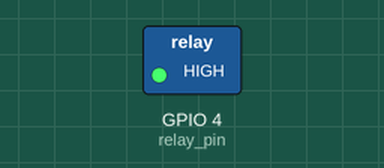
The program below on a simulated Raspberry Pi (BCM pin numbers). Parts: switched loads named in the program (green lamp = pin HIGH). The clock reads 2024-03-15 10:24:30 at power-on unless the program sets it; camera commands give no picture and take their timeout (5 s if none is given; 1 s for webcam tools).

Above: at 0.1 s.
At 96.1 s:
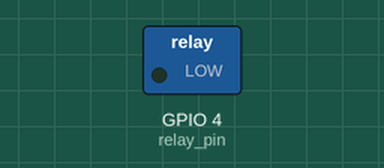
Timing chart, 0 to 97.6 s (numbered marks = the images above):
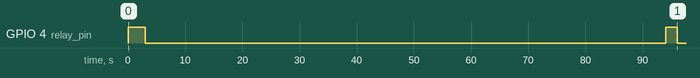

Measured:
- by itself, GPIO 4 (relay_pin): HIGH → LOW at 3.0 s, → HIGH 91.0 s later, → LOW 2.0 s later

The program:

timelapse_python.py
```python
# run with "nohup python peper.py &"

import os
import sys
from time import sleep
from datetime import datetime as dt
import RPi.GPIO as GPIO

# pin to control the relay that controls on the lights
relay_pin = 4
GPIO.setmode(GPIO.BCM)
GPIO.setup(relay_pin, GPIO.OUT)
GPIO.output(relay_pin, 1)

photo_interval = 90 # seconds, can obviously be made variable

def take_photo(fname, shutterspeed):

    # set the shutterspeed (step, shutterspeed_value of something allows actual shuttertime)
    os.system('gphoto2 --set-config-index /main/capturesettings/shutterspeed=' + str(shutterspeed))
    # turn on the lights
    GPIO.output(relay_pin, 1)
    # wait half a second
    sleep(.5)
    # take the photo and save it as "fname"
    os.system('gphoto2 --capture-image-and-download --filename \'' + fname + '\'')
    # wait and turn off the lights
    sleep(.5)
    GPIO.output(relay_pin, 0)

if __name__ == "__main__":
    projname = 'yourProjectName_folder'
    counter = 1
    shutterchoice_day = 14 # shutterspeed step during the day (can also be made variable)

    try:
        while True:
            # filename will have a datestamp and extention (raw in this case)
            fname = projname + "/" + dt.now().strftime("%m_%d") + "/" + projname + dt.now().strftime("_%y%m%d_%H-%M-%S") + ".cr2"
            take_photo(fname, shutterchoice_day)
            counter += 1
            sleep(photo_interval)

    except KeyboardInterrupt:
        pass
    GPIO.cleanup()
```
